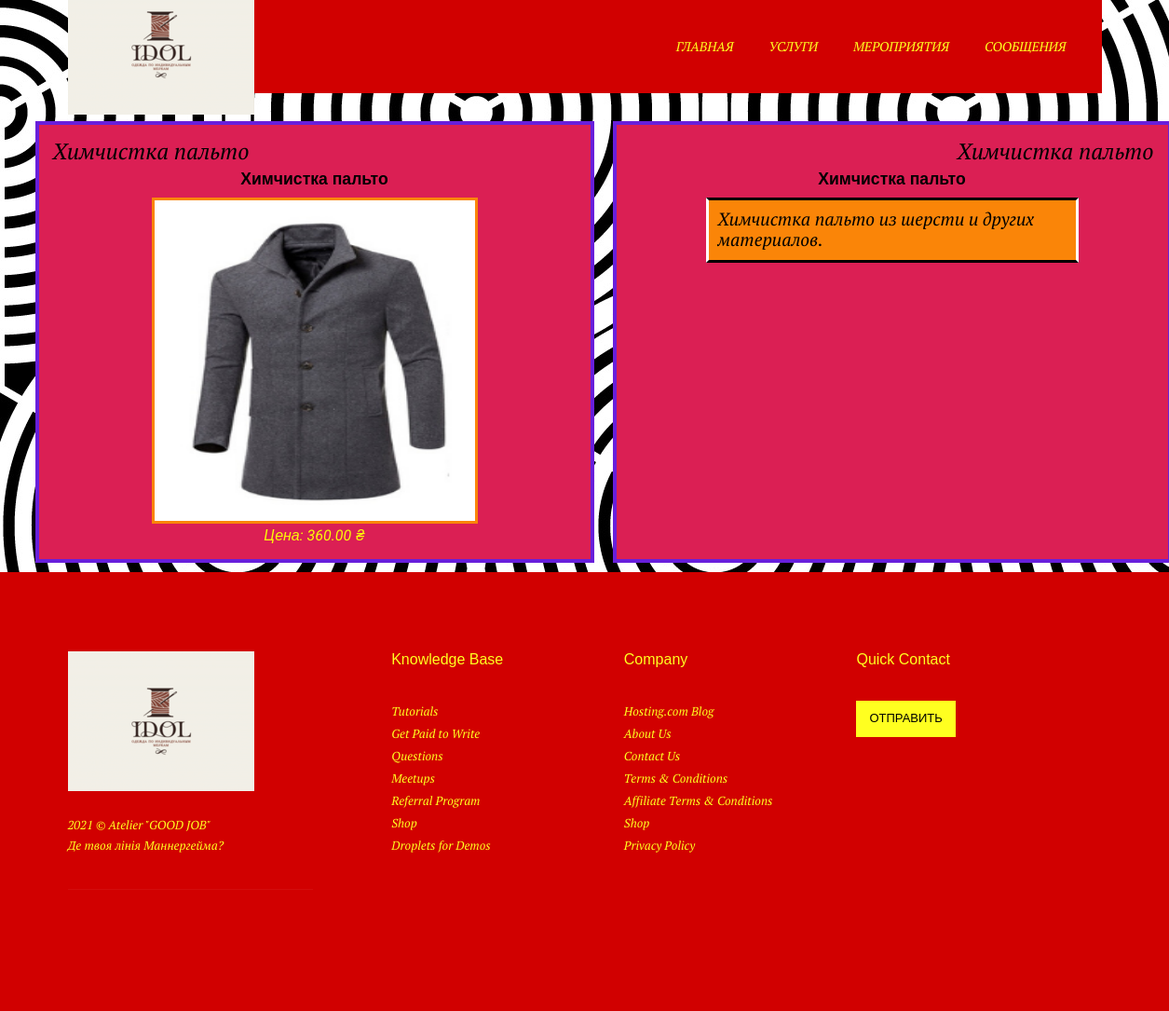
/favour/1, run on the app's committed database.
### main_atelier/models.py (models this page shows, shortened)
class Service(models.Model):
    def get_file_name_service(self, filename):
        ext = filename.split('.')[-1]
        filename = f'{uuid.uuid4()}.{ext}'
        return os.path.join('images/service/', filename)
    title = models.CharField(max_length=100)
    price = models.DecimalField(max_digits=7, decimal_places=2)
    is_visible = models.BooleanField(default=True)
    description = models.CharField(max_length=400, null=True)
    photo = models.ImageField(upload_to=get_file_name_service)
    category = models.ForeignKey(Category, on_delete=models.CASCADE)

### favour_atelier/views.py (the view)
# urls.py: path('<int:pk>', service_info),
def service_info(request, pk):
    favor = Service.objects.get(pk=pk)
    return render(request, 'service.html', context={'favor': favor})

### favour_atelier/templates/service.html
{% extends 'base.html' %}
{% block content %}
    <div class="central_block">
		<div class="container">
			<div class="row">
				<div class="block_style_2">
					<div class="left-top">{{ favor.title }}</div>
					<div class="title-text">{{ favor.title }}</div>
					<div class="block_img">
						<figure class="fig">
							<img src="{{ favor.photo.url }}">
							<figcaption>Цена: {{ favor.price }} &#8372;</figcaption>
                        </figure>
                    </div>
                </div>
                <div class="block_style_2">
                    <div class="right-top">{{ favor.title }}</div>
                    <div class="title-text">{{ favor.title }}</div>
                    <div class="text-style_2">
                        {{ favor.description }}
                    </div>
                </div>
            </div>
        </div>
    </div>
{% endblock %}

### templates/base.html (shortened to what this page needs)
{% load static %}
<!DOCTYPE html>
<html lang="en">
<head>
    <link rel="stylesheet" type="text/css" href="{% static "css/style.css" %}"/>
    <link rel="stylesheet" type="text/css" href="{% static "css/normalize.css" %}"/>
</head>
<body>
<header class="header" id="nav-start">
    <div class="header_container">
        <div class="header__inner">
            <div class="logo">
                <a href="#footer-end">
                    <img src="/static/logo.png">
                </a>
            </div>
            <nav class="header__menu">
                <ul class="menu__list">
                    <li><a href="/">ГЛАВНАЯ</a></li>
                    <li><a href="/#second_section">УСЛУГИ</a></li>
                    <li><a href="/#third_section">МЕРОПРИЯТИЯ</a></li>
                    <li><a href="/users_messages/view/">СООБЩЕНИЯ</a></li>
                </ul>
            </nav>
        </div>
    </div>
</header>
{% block content %}
{% endblock %}
<footer class="footer" id="footer-end">
    <div class="footer_container">
        <div class="footer__inner">
            <div class="footer__logo-part">
                <a href="#nav-start" class="footer__logo-link">
                    <img src="/static/logo.png">
                </a>
                <div class="footer__about-text">
                    <br>2021 &#169 Atelier "GOOD JOB"<br>Де твоя лінія Маннергейма?
                </div>
            </div>
            <div class="footer__menu-part">
                <div class="footer__title">Knowledge Base</div>
                <ul class="footer_list-links">
                    <li class="footer__link"><a href="#">Tutorials</a></li>
                    <li class="footer__link"><a href="#">Get Paid to Write</a></li>
                    <li class="footer__link"><a href="#">Questions</a></li>
                    <li class="footer__link"><a href="#">Meetups</a></li>
                    <li class="footer__link"><a href="#">Referral Program</a></li>
                    <li class="footer__link"><a href="#">Shop</a></li>
                    <li class="footer__link"><a href="#">Droplets for Demos</a></li>
                </ul>
            </div>
            <div class="footer__menu-part">
                <div class="footer__title">Company</div>
                <ul class="footer_list-links">
                    <li class="footer__link"><a href="#">Hosting.com Blog</a></li>
                    <li class="footer__link"><a href="#">About Us</a></li>
                    <li class="footer__link"><a href="#">Contact Us</a></li>
                    <li class="footer__link"><a href="#">Terms & Conditions</a></li>
                    <li class="footer__link"><a href="#"> Affiliate Terms & Conditions</a></li>
                    <li class="footer__link"><a href="#">Shop</a></li>
                    <li class="footer__link"><a href="#">Privacy Policy</a></li>
                </ul>
            </div>
            <div class="footer__form-part">
                <div class="footer__title">Quick Contact</div>
                <form name="sendMessage" class="footer__col-form" novalidate action="" method="post" autocomplete="off">
                    <button type="submit" class="footer__col-form-btn">ОТПРАВИТЬ</button>
                </form>
            </div>
        </div>
    </div>
</footer>
</body>
</html>

### static/css/style.css (style rules this page uses)
html { box-sizing: border-box; }
body { margin-top: 20px; font-family: 'Roboto', sans-serif; background: #FFFFFF; background: url('/static/beskonechny_fon.jpg'); margin-bottom: 10px; }
.header_container, .footer_container { max-width: 1170px; margin: 0 auto; padding: 0 30px; }
.header__inner { display: flex; justify-content: space-between; align-items: center; height: 100px; background-color: #D10000; margin-bottom: 20px; }
.menu__list { display: flex; list-style-type: none; padding: 0; }
.menu__list li { margin-left: 38px; }
.menu__list a { font-size: 14px; font-weight: 700; color: #FFFF20; font-family: 'PT Serif', sans-serif; text-decoration: none; text-transform: uppercase; }
.block_style_2 { min-width: 600px; min-height: 450px; margin: 10px; padding: 10px; border: 4px solid #681FDB; background-color: #DB1F54; }
.left-top, .right-top { font-weight: 900; margin: 5px; font-size: 1.5em; font-family: 'PT Serif', sans-serif; }
.left-top { text-align: left; }
.right-top { text-align: right; }
.title-text { font-size: 1.1em; font-weight: 700; text-align: center; font-family: 'Columbia Print Cyrilic', sans-serif; }
.text-style_2 { font-family: 'PT Serif', sans-serif; font-size: 1.2em; padding: 10px; margin: 10px auto; background-color: #FA8508; max-width: 400px; border-top: 5px solid blue; border-right: 5px solid blue; border-top: 3px solid #000000; border-bottom: 3px solid #000000; border-left: 3px solid #FFFFFF; border-right: 3px solid #FFFFFF; word-wrap: break-word; }
.block_img img { width: 350px; height: 350px; border-top: 3px solid #FA8508; border-bottom: 3px solid #FA8508; border-left: 3px solid #FA8508; border-right: 3px solid #FA8508; }
.block_img { padding-top: 10px; }
.fig { display: block; text-align: center; font-style: italic; margin-top: 0; margin-bottom: 5px; color: #FAFA08; }
.container { max-width: 1230px; padding: 0 15px; margin: 0 auto; }
.central_block { display: flex; }
.row { display: flex; }
.footer { background-color: #D10000; }
.footer__inner { padding-top: 85px; padding-bottom: 130px; display: flex; justify-content: space-between; color: #FFFF20; }
.footer__logo-part { width: 263px; }
.footer__about-text { font-size: 13px; line-height: 22px; padding-bottom: 35px; border-bottom: 1px solid rgba(255, 255, 255, 0.05); font-family: 'PT Serif', sans-serif; }
.footer__title { font-family: 'Columbia Print Cyrilic', sans-serif; font-size: 16px; color: #FFFF20; margin-bottom: 35px; }
.footer__menu-part { width: 165px; }
.footer_list-links { padding: 0; list-style-type: none; font-family: 'PT Serif', sans-serif; }
.footer__link a { font-size: 13px; line-height: 24px; margin-bottom: 7px; color: #FFFF20; text-decoration: none; }
.footer__form-part { width: 263px; }
.footer__col-form-btn { font-family: 'Columbia Print Cyrilic', sans-serif; font-size: 13px; background-color: #FFFF20; text-transform: uppercase; color: #000000; outline: none; border: none; padding: 12px 14px; cursor: pointer; }
@media (min-width:992px) { .menu__list { display: flex !important; } }

### data on the page
Service: title "Химчистка пальто", photo (picture), price "360.00", description "Химчистка пальто из шерсти и других материалов."
